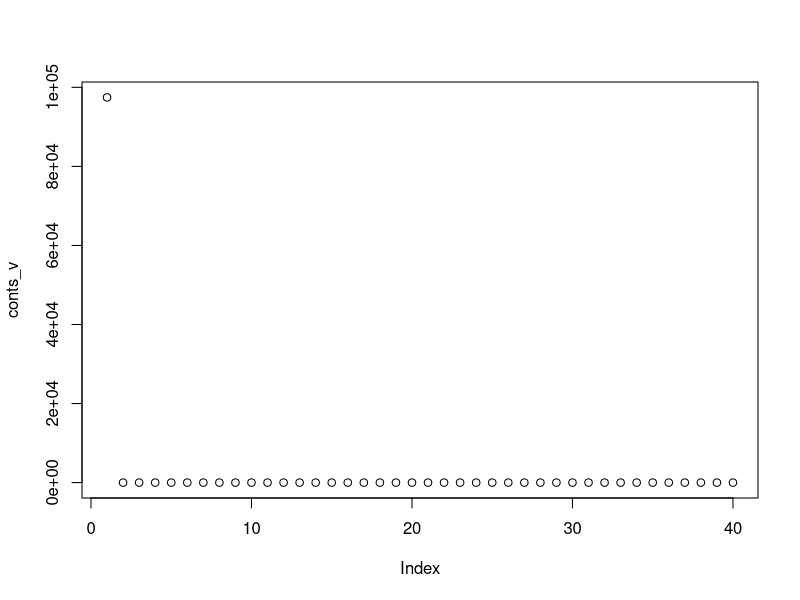

The R script that drew this image:
## ---- chunk 1
Weight_tom = 0.25 #0.25 kg

tom_df<-data.frame(
  tomato = c(1:40),
  Cont = 0, 
  Weight = 0.25
)

## ---- chunk 2
tom_df[1,2] = 100000
## ---- chunk 3
calc_transfer<-function(Cont, Weight){
  Cont*exp(Weight/-8.31)
}

Blade_Cont = 0
weight = 0.25
conts_v = tom_df$Cont
counter = 1
for (i in conts_v){
  Cont_Tom = i
  Transfer_to_blande= rbinom(n = 1, size = Cont_Tom,prob = 0.025)
  Blade_Cont = Blade_Cont+Transfer_to_blande
  Tranfer_from_Blade = Blade_Cont*exp(weight/-8.31)

  New_Cont_Tom = Cont_Tom -Transfer_to_blande
  Blade_Cont = Blade_Cont-Tranfer_from_Blade
  
  conts_v[counter] = New_Cont_Tom
  counter = counter+1
}

plot(conts_v)

